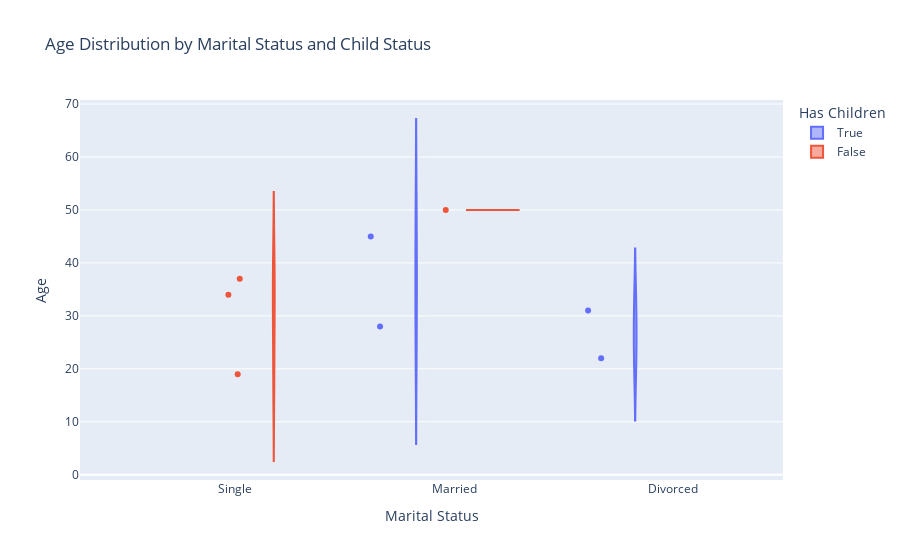

Notebook code cell kept with this figure:
### Code cell
data = pd.DataFrame({
    'age': [28, 34, 19, 45, 22, 50, 31, 37],
    'maritalStatus': ['Married', 'Single', 'Single', 'Married', 'Divorced', 'Married', 'Divorced', 'Single'],
    'has_children': [True, False, False, True, True, False, True, False]
})


fig = px.violin(data, y='age', x='maritalStatus', color='has_children',
                title='Age Distribution by Marital Status and Child Status',
                labels={'age': 'Age', 'maritalStatus': 'Marital Status', 'has_children': 'Has Children'},
                category_orders={"maritalStatus": ["Single", "Married", "Divorced"], "has_children": [True, False]})  # Order can be adjusted as needed


fig.update_traces(points='all')  # This shows all individual points within each violin


fig.show()

### Figure 1 — Plotly figure (JSON) as saved in the notebook; plotly's stock layout.template omitted (floating-point values rounded to 4 significant figures)
{"data": [{"alignmentgroup": "True", "box": {"visible": false}, "hovertemplate": "Has Children=True<br>Marital Status=%{x}<br>Age=%{y}<extra></extra>", "legendgroup": "True", "marker": {"color": "#636efa"}, "name": "True", "offsetgroup": "True", "orientation": "v", "points": "all", "scalegroup": "True", "showlegend": true, "type": "violin", "x": ["Married", "Married", "Divorced", "Divorced"], "x0": " ", "xaxis": "x", "y": [28, 45, 22, 31], "y0": " ", "yaxis": "y"}, {"alignmentgroup": "True", "box": {"visible": false}, "hovertemplate": "Has Children=False<br>Marital Status=%{x}<br>Age=%{y}<extra></extra>", "legendgroup": "False", "marker": {"color": "#EF553B"}, "name": "False", "offsetgroup": "False", "orientation": "v", "points": "all", "scalegroup": "True", "showlegend": true, "type": "violin", "x": ["Single", "Single", "Married", "Single"], "x0": " ", "xaxis": "x", "y": [34, 19, 50, 37], "y0": " ", "yaxis": "y"}], "layout": {"autosize": true, "legend": {"title": {"text": "Has Children"}, "tracegroupgap": 0}, "title": {"text": "Age Distribution by Marital Status and Child Status"}, "violinmode": "group", "xaxis": {"anchor": "y", "autorange": true, "categoryarray": ["Single", "Married", "Divorced"], "categoryorder": "array", "domain": [0, 1], "range": [-0.7065, 2.5], "title": {"text": "Marital Status"}, "type": "category"}, "yaxis": {"anchor": "x", "autorange": true, "domain": [0, 1], "range": [-0.9829, 70.75], "title": {"text": "Age"}, "type": "linear"}}}
